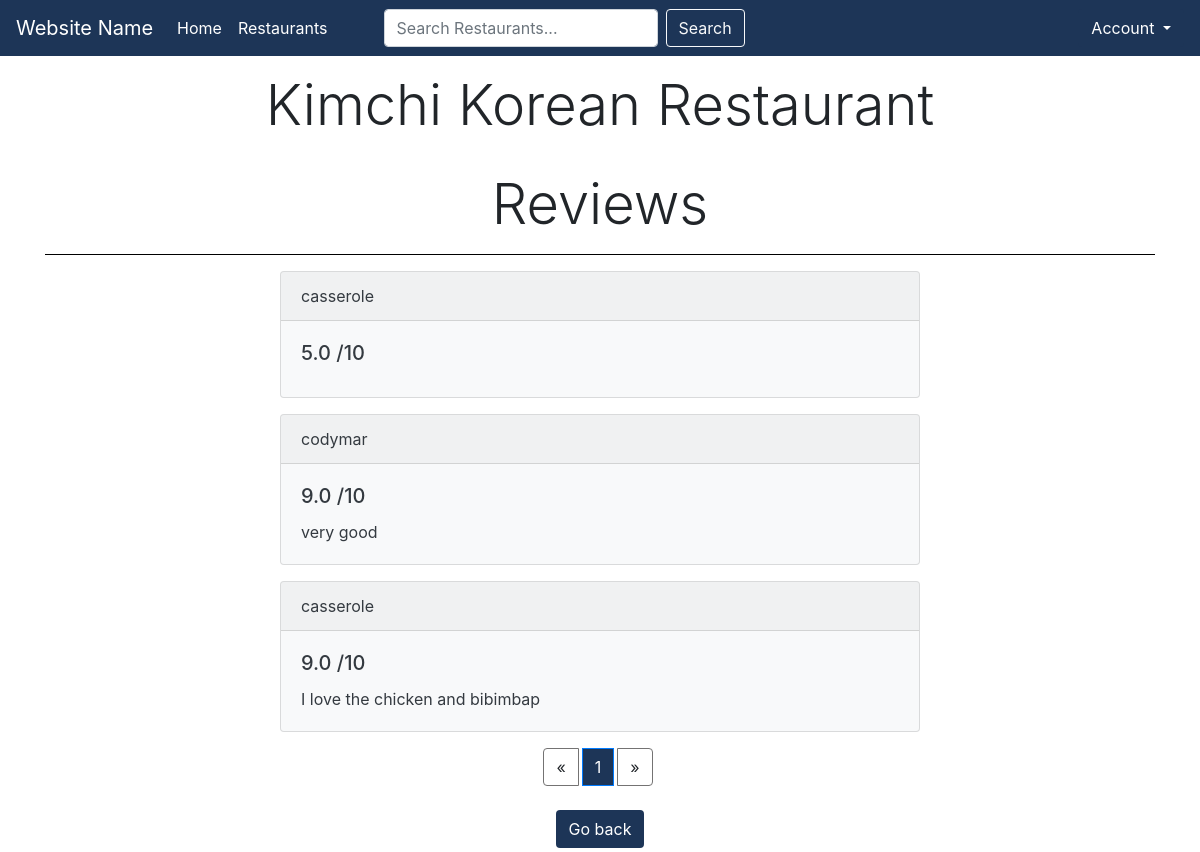
Before: /all-reviews/2/ with the older database file.
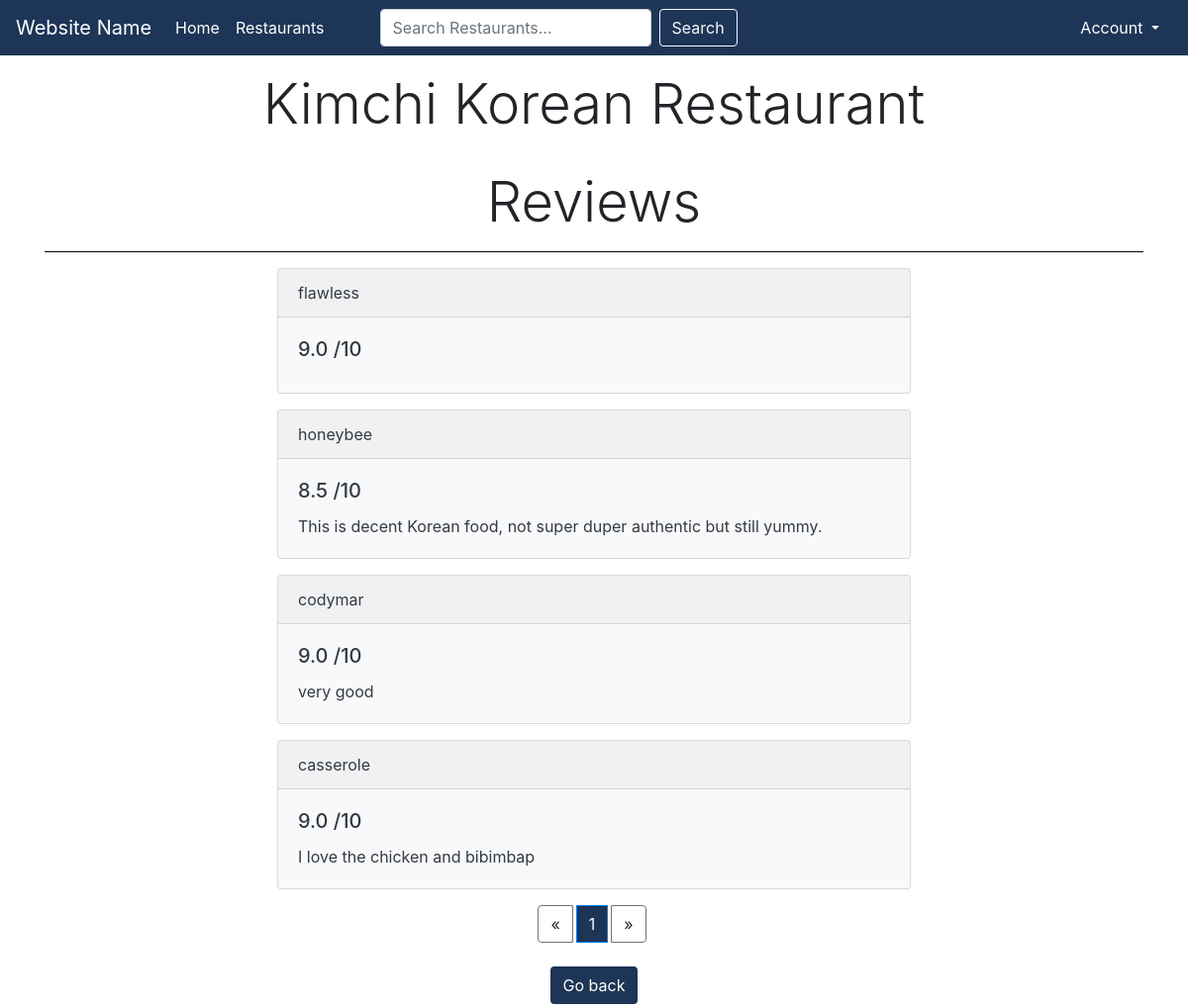
After: the same page with the newer database file.
### restaurants/models.py (models this page shows, shortened)
class Rating(models.Model):
    user = models.ForeignKey(
        User, on_delete=models.CASCADE, null=False)
    restaurant = models.ForeignKey(
        Restaurant, on_delete=models.CASCADE, null=False)
    rating = models.DecimalField(decimal_places=1, max_digits=3)
    review = models.TextField(null=True, blank=True)
    updated = models.DateTimeField(auto_now=True)
    created = models.DateTimeField(auto_now_add=True)
    class Meta:
        ordering = ['-updated', '-created']

### restaurants/views.py (the view)
# urls.py: path("all-reviews/<str:pk>/", views.allReviews, name="all-reviews"),
def allReviews(request, pk):
    restaurant = Restaurant.objects.get(id=pk)
    try:
        reviews = Rating.objects.filter(restaurant__id=pk)
        paginator = Paginator(reviews, 10)
        page_number = request.GET.get('page', 1)
        page_obj = paginator.get_page(page_number)
        page_obj.adjusted_elided_pages = paginator.get_elided_page_range(page_number, on_each_side=2)
        context = {'restaurant': restaurant,  'reviews': reviews, 'page_obj': page_obj}
    except:
        context = {'restaurant': restaurant}
        redirect('restaurant/' + pk)
    return render(request, "restaurants/all-restaurant-reviews.html", context)

### restaurants/templates/restaurants/all-restaurant-reviews.html (shortened to what this page needs)
{% extends 'restaurants/base.html' %}
{% block content %}
  <div>
      <h1 class="display-4 text-center">{{restaurant.name}}</h1>
      <br>
  </div>
<div class="container">
    <h1 class="display-4 text-center">Reviews</h1>
  <hr size="10" color="#000000" noshade>
  {% for review in page_obj %}
  <div class="card text-dark bg-light mb-3">
    <div class="card-header">{{review.user}}</div>
      <div class="card-body">
        <h5 class="card-title">{{review.rating}} /10</h5>
        <p class="card-text">{{review.review}}</p>
      </div>
  </div>
  {% endfor %}
  <nav class="mt-3" aria-label="Page navigation">
    <ul class="pagination justify-content-center flex-wrap mt-2 mb-4">
      {% if page_obj.has_previous %}
          <li class="page-item mr-1"><a class="page-link" href="?page={{ page_obj.previous_page_number }}">&laquo;</a></li>
      {% else %}
          <li class="page-item mr-1"><a class="page-link">&laquo;</a></li>
      {% endif %}
      {% for i in page_obj.adjusted_elided_pages|default_if_none:page_obj.paginator.get_elided_page_range %}
          {% if page_obj.number == i %}
              <li class="active page-item mr-1"><span class="page-link" id="activeItem">{{ i }} <span class="sr-only">(current)</span></span>
              </li>
          {% else %}
              {% if i == page_obj.paginator.ELLIPSIS %}
                  <li class="page-item mr-1"><a class="page-link">{{ i }}</a></li>
              {% else %}
                  <li class="page-item mr-1"><a class="page-link" href="?page={{ i }}">{{ i }}</a></li>
              {% endif %}
          {% endif %}
      {% endfor %}
      {% if page_obj.has_next %}
          <li class="page-item mr-1"><a class="page-link" href="?page={{ page_obj.next_page_number }}">&raquo;</a></li>
      {% else %}
          <li class="page-item mr-1"><a class="page-link">&raquo;</a></li>
      {% endif %}
  </ul></nav>
    <div class="d-flex justify-content-center">
        <a class="btn darkBlue mb-1" href="{% url 'restaurant' restaurant.id %}">Go back</a>
    </div>
</div>
{% endblock %}

Changed rows visible on the page:
removed Rating: user "casserole", rating "5.0"
added Rating: user "flawless", rating "9.0"
added Rating: user "honeybee", rating "8.5", review "This is decent Korean food, not super duper authentic but still yummy."
